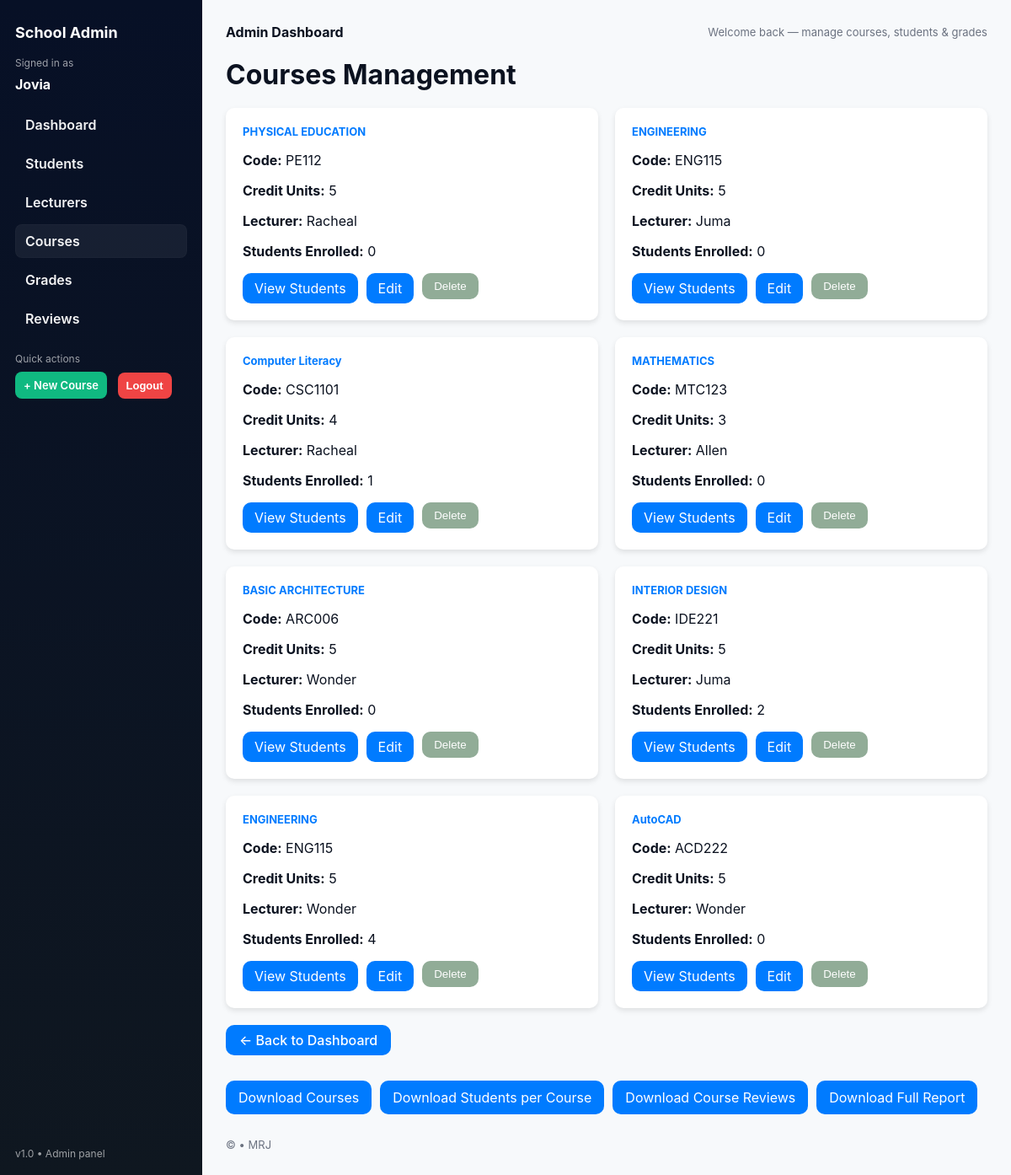
The app's page /reports/dashboard/admin/courses/ (signed in), older data.
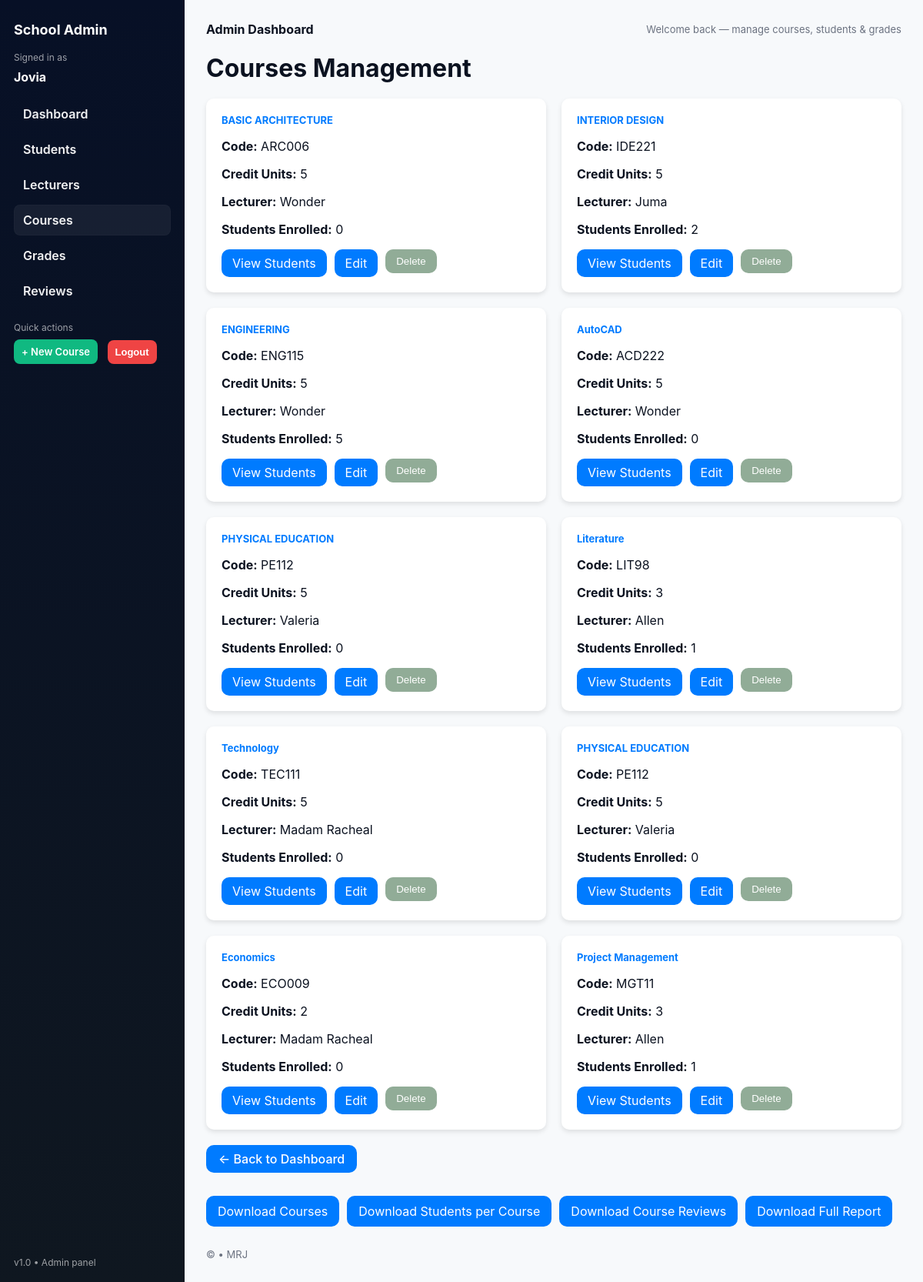
The same page, newer data.
### reports/models.py (models this page shows, shortened)
class Course(models.Model):
    name = models.CharField(max_length=200)
    code = models.CharField(max_length=200)
    credit_units = models.IntegerField()
    lecturer = models.CharField(max_length=200)
    students = models.ManyToManyField(Student, related_name='courses', blank=True)

### reports/views.py (the view)
# urls.py: path('dashboard/admin/courses/', views.admin_courses, name='admin_courses'),
@login_required
@user_passes_test(admin_required)
def admin_courses(request):
    courses = Course.objects.all()
    return render(request, 'reports/admin_courses.html', {'courses': courses})

### reports/templates/reports/admin_courses.html (shortened to what this page needs)
{% extends "reports/admin_base.html" %}
{% block content %}
<h1 style="margin-bottom:20px;">Courses Management</h1>
<div style="display: flex; flex-wrap: wrap; gap: 20px;">
    {% for course in courses %}
    <div class="card" style="flex: 1 1 300px; background: #fff; padding: 20px; border-radius: 10px;
                             box-shadow: 0 3px 6px rgba(0,0,0,0.1);">
        <h3 style="margin-bottom:10px; color:#007bff;">{{ course.name }}</h3>
        <p><strong>Code:</strong> {{ course.code }}</p>
        <p><strong>Credit Units:</strong> {{ course.credit_units }}</p>
        <p><strong>Lecturer:</strong> {{ course.lecturer }}</p>
        <p><strong>Students Enrolled:</strong> {{ course.students.count }}</p>
        <div style="display: flex; gap: 10px; margin-top: 10px; flex-wrap: wrap;">
            <a href="{% url 'admin_course_students' course.id %}"
            style="background:#007bff; color:white; padding:8px 14px; border-radius:10px;
                    text-decoration:none; transition:0.3s;">
            View Students
            </a>
            <a href="{% url 'edit_course' course.id %}"
            style="background:#007bff; color:white; padding:8px 14px; border-radius:10px;
                    text-decoration:none; transition:0.3s;">
            Edit
            </a>
            <form method="post" action="{% url 'delete_course' course.id %}" style="margin:0;">
                <button type="submit"
                    style="background:#91ac97; color:white; padding:8px 14px; border:none; border-radius:10px;
                        cursor:pointer; transition:0.3s;">
                    Delete
                </button>
            </form>
        </div>
    </div>
    {% empty %}
    <p>No courses available yet.</p>
    {% endfor %}
</div>
<a href="{% url 'admin_dashboard' %}" class="btn-back"
   style="display:inline-block; margin-top:20px; padding:8px 16px; background:#007bff; color:white;
          border-radius:10px; text-decoration:none;">← Back to Dashboard</a>
<div style="margin-top: 30px; display: flex; gap: 10px; flex-wrap: wrap;">
    <a href="{% url 'download_courses_csv' %}"
       style="background: #007bff; color: white; padding: 10px 15px; border-radius: 10px; text-decoration: none;">
        Download Courses
    </a>
    <a href="{% url 'download_students_per_course_csv' %}"
       style="background: #007bff; color: white; padding: 10px 15px; border-radius: 10px; text-decoration: none;">
        Download Students per Course
    </a>
    <a href="{% url 'download_reviews_csv' %}"
       style="background: #007bff; color: white; padding: 10px 15px; border-radius: 10px; text-decoration: none;">
        Download Course Reviews
    </a>
    <a href="{% url 'download_summary_csv' %}"
       style="background: #007bff; color: white; padding: 10px 15px; border-radius: 10px; text-decoration: none;">
        Download Full Report
    </a>
</div>
{% endblock %}

### reports/templates/reports/admin_base.html (shortened to what this page needs)
{% load static %}
<!DOCTYPE html>
<html lang="en">
<head>
</head>
<body>
  <div class="wrap">
    <aside class="sidebar">
      <div class="brand">School Admin</div>
      <div class="small">Signed in as</div>
      <div style="margin:8px 0 16px 0; font-weight:700;">{{ request.user.username }}</div>
      <nav class="nav">
        <a href="{% url 'admin_dashboard' %}" class="{% if request.resolver_match.url_name == 'admin_dashboard' %}active{% endif %}">Dashboard</a>
        <a href="{% url 'admin_students' %}" class="{% if request.resolver_match.url_name == 'admin_students' %}active{% endif %}">Students</a>
        <a href="{% url 'admin_lecturers' %}" class="{% if request.resolver_match.url_name == 'admin_lecturers' %}active{% endif %}">Lecturers</a>
        <a href="{% url 'admin_courses' %}" class="{% if request.resolver_match.url_name == 'admin_courses' %}active{% endif %}">Courses</a>
        <a href="{% url 'admin_grades' %}" class="{% if request.resolver_match.url_name == 'admin_grades' %}active{% endif %}">Grades</a>
        <a href="{% url 'admin_reviews' %}" class="{% if request.resolver_match.url_name == 'admin_reviews' %}active{% endif %}">Reviews</a>
      </nav>
      <div class="small" style="margin-top:20px;">Quick actions</div>
      <div style="margin-top:8px;">
        <a class="btn view" href="{% url 'admin_create_course' %}" style="background:#10b981;">+ New Course</a>
        <form method="post" action="{% url 'logout' %}" style="display:inline-block; margin-left:8px;">
          <button class="btn delete" type="submit" style="background:#ef4444; border:none; cursor:pointer;">Logout</button>
        </form>
      </div>
      <div class="small sidebar-foot" style="position: absolute; bottom:18px; left:18px; right:18px;">v1.0 • Admin panel</div>
    </aside>
    <main class="main">
      <div class="topbar">
        <div><strong>Admin Dashboard</strong></div>
        <div class="small-muted">Welcome back — manage courses, students & grades</div>
      </div>
      {% block content %}{% endblock %}
      <footer>© {{ now|date:"Y" }} • MRJ</footer>
    </main>
  </div>
</body>
</html>

### reports/templates/reports/admin_base.html (style rules this page uses)
:root { --bg:#f7f9fb; --sidebar:#0f1720; --accent:#2563eb; --muted:#6b7280; --card:#ffffff; --success:#16a34a; --danger:#ef4444; --radius:10px; --gap:18px; font-family:Inter, system-ui, -apple-system, "Segoe UI", Roboto, "Helvetica Neue", Arial; }
.btn-back { display: inline-block; background-color: #007bff; color: #fff; padding: 8px 16px; border-radius: 6px; text-decoration: none; font-weight: 500; transition: background-color 0.3s ease; }
html,body { height:100%; margin:0; background:var(--bg); color:#0b1220; }
.wrap { display:flex; min-height:100vh; }
.sidebar { width:240px; background:linear-gradient(180deg,#071026 0%, #0f1720 100%); color:#fff; padding:28px 18px; box-sizing:border-box; }
.brand { font-weight:700; font-size:18px; margin-bottom:18px; display:flex; gap:10px; align-items:center; }
.nav { margin-top:18px; }
.nav a { display:flex; gap:12px; align-items:center; text-decoration:none; color:rgba(255,255,255,0.95); padding:10px 12px; border-radius:8px; margin-bottom:6px; font-weight:600; }
.nav a.active { background:rgba(255,255,255,0.06); box-shadow: inset 0 0 0 1px rgba(255,255,255,0.02); }
.sidebar .small { font-size:12px; color:rgba(255,255,255,0.6); margin-top:8px; }
.main { flex:1; padding:28px; box-sizing:border-box; }
.topbar { display:flex; justify-content:space-between; align-items:center; gap:16px; margin-bottom:16px; }
.card { background:var(--card); padding:18px; border-radius:var(--radius); box-shadow:0 6px 18px rgba(11,17,24,0.06); flex:1; min-width:200px; }
.card h3 { margin:0 0 8px 0; font-size:13px; color:var(--muted); }
.btn { display:inline-block; padding:8px 10px; border-radius:8px; text-decoration:none; color:white; font-weight:600; font-size:13px; }
.btn.view { background:var(--accent); }
.btn.delete { background:var(--danger); }
.small-muted { font-size:13px; color:var(--muted); }
footer { margin-top:28px; color:var(--muted); font-size:13px; }

Row changes from the older to the newer data that the page shows:
removed Course: name "PHYSICAL EDUCATION", code "PE112", credit_units "5", lecturer "Racheal", students.count "0"
removed Course: name "ENGINEERING", code "ENG115", credit_units "5", lecturer "Juma", students.count "0"
removed Course: name "Computer Literacy", code "CSC1101", credit_units "4", lecturer "Racheal", students.count "1"
removed Course: name "MATHEMATICS", code "MTC123", credit_units "3", lecturer "Allen", students.count "0"
computed for Course "ENG115": students.count "4" → "5"
added Course: name "PHYSICAL EDUCATION", code "PE112", credit_units "5", lecturer "Valeria", students.count "0"
added Course: name "Literature", code "LIT98", credit_units "3", lecturer "Allen", students.count "1"
added Course: name "Technology", code "TEC111", credit_units "5", lecturer "Madam Racheal", students.count "0"
added Course: name "PHYSICAL EDUCATION", code "PE112", credit_units "5", lecturer "Valeria", students.count "0"
added Course: name "Economics", code "ECO009", credit_units "2", lecturer "Madam Racheal", students.count "0"
added Course: name "Project Management", code "MGT11", credit_units "3", lecturer "Allen", students.count "1"
